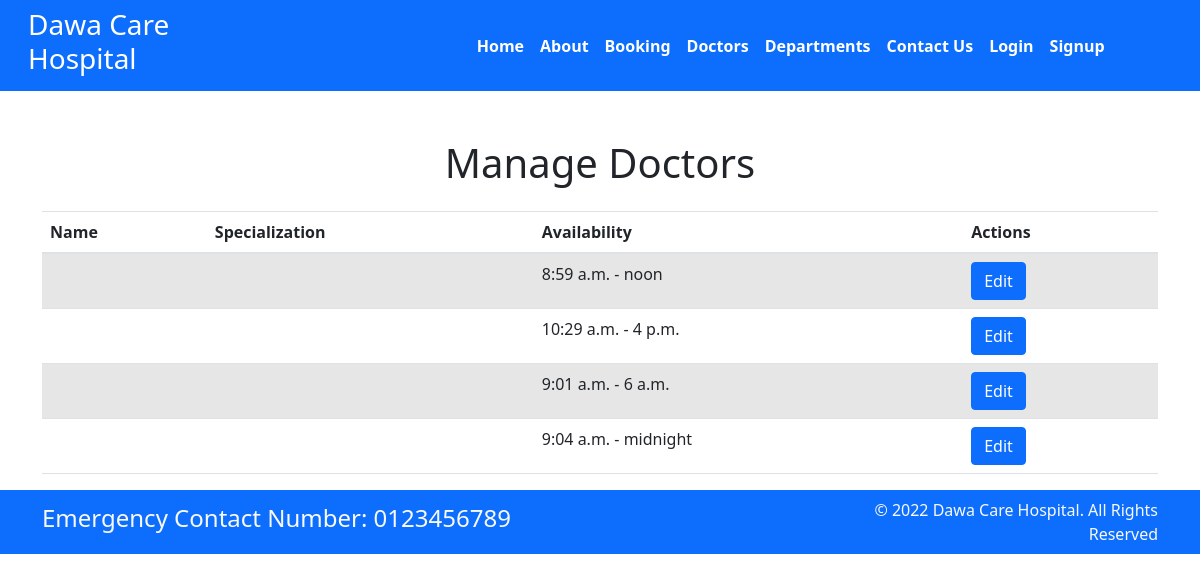
The page /dashboard/office_admin/manage_doctors/ (signed in) on the database its author committed.
### home/models.py (models this page shows, shortened)
class Doctor(models.Model):
    user = models.OneToOneField(User, on_delete=models.SET_NULL, null=True)
    name = models.CharField(max_length=100)
    specialization = models.CharField(max_length=100)
    department = models.ForeignKey(Department, on_delete=models.CASCADE)
    image = models.ImageField(upload_to='doctors/')
    availability_start = models.TimeField(null=True)
    availability_end = models.TimeField(null=True)

### office_admin/views.py (the view)
# urls.py: path('manage_doctors/', views.manage_doctors, name='manage_doctors'),
@login_required
def manage_doctors(request):
    doctors = Doctor.objects.all()
    return render(request, 'admin/manage_doctors.html', {'doctors': doctors})

### templates/admin/manage_doctors.html (shortened to what this page needs)
{% extends 'base.html' %}
{% block content %}
<div class="container mt-5">
    <h1 class="text-center mb-4">Manage Doctors</h1>
    <table class="table table-striped">
        <thead>
            <tr>
                <th>Name</th>
                <th>Specialization</th>
                <th>Availability</th>
                <th>Actions</th>
            </tr>
        </thead>
        <tbody>
            {% for doctor in doctors %}
            <tr>
                <td>{{ doctor.user.first_name }} {{ doctor.user.last_name }}</td>
                <td>{{ doctor.specialization.name }}</td>
                <td>{{ doctor.availability_start }} - {{ doctor.availability_end }}</td>
                <td>
                    <a href="{% url 'update_doctor_profile' doctor.id %}" class="btn btn-primary">Edit</a>
                </td>
            </tr>
            {% endfor %}
        </tbody>
    </table>
</div>
{% endblock %}

### rows shown on the page
Doctor: availability_start "8:59 a.m.", availability_end "noon"
Doctor: availability_start "10:29 a.m.", availability_end "4 p.m."
Doctor: availability_start "9:01 a.m.", availability_end "6 a.m."
Doctor: availability_start "9:04 a.m.", availability_end "midnight"
